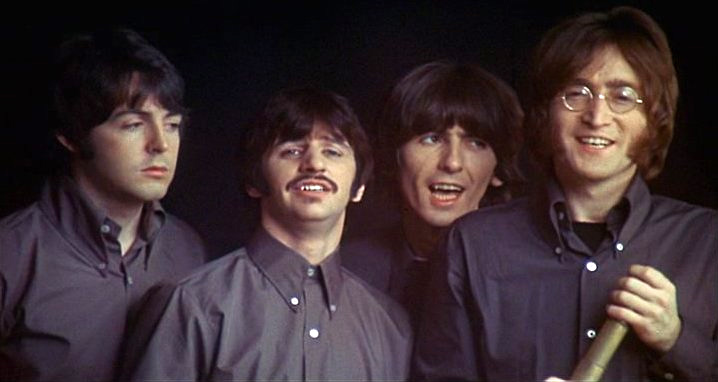
%> input picture group_photos/Beatles.jpg, 718 x 382 px; its folder holds only this picture in this run
$ octave test_query_face.m   (GNU Octave 9; MATLAB toolbox functions it lacks are replaced by stand-ins)
%> lines starting %> are read from the running program, lines starting %| are printed output that depends on the picture
% test query_face
% obtain test samples from image
groupimages = dir('group_photos');
i_gimg = 3;
colorimg = imread(strcat('group_photos/',groupimages(i_gimg).name));
%> colorimg is the input picture: size 382x718x3 uint8; mean R, G, B 60.5, 45.7, 49.6
gimage = squeeze(mean(colorimg,3)); % mean along r,g,b channels
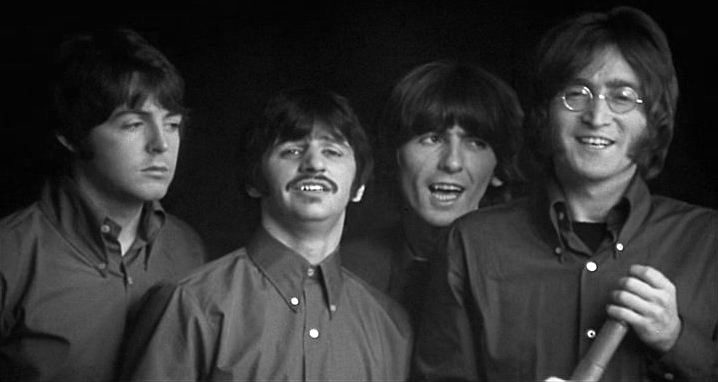
%> gimage: size 382x718 double; min 0, max 255, mean 51.9
figure; imagesc(gimage);
%> after `imagesc(gimage)`:
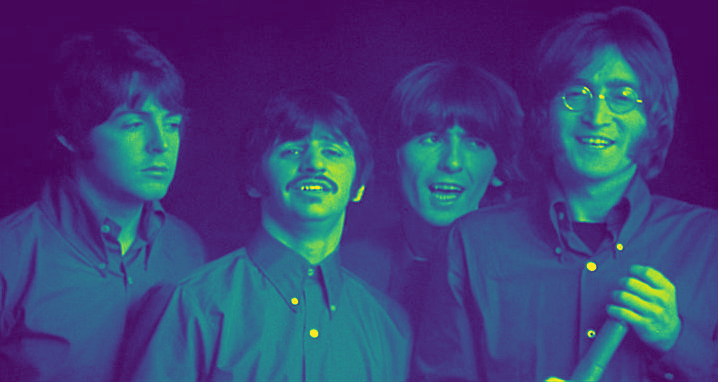
%> displayed picture: size 382x718x3, on the screen's scale of 0 to 255; mean R, G, B 63.3, 63.9, 120.6

%> (the run ends here)

$ run again, on group_photos/Big_3.jpg
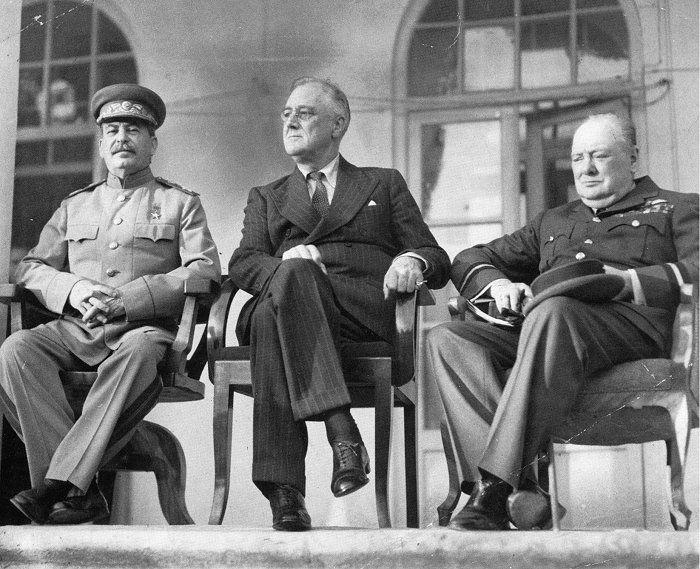
%> input picture group_photos/Big_3.jpg, 700 x 569 px
%> colorimg is the input picture: size 569x700 uint8; min 0, max 255, mean 124.5
%> `imagesc(gimage)`:
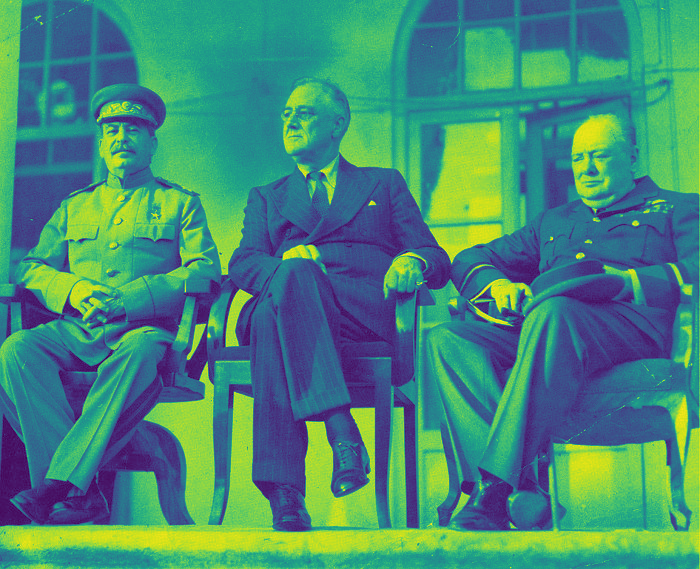
%> displayed picture: size 569x700x3, on the screen's scale of 0 to 255; mean R, G, B 69.7, 137.3, 119.5

$ run again, on group_photos/G8.jpg
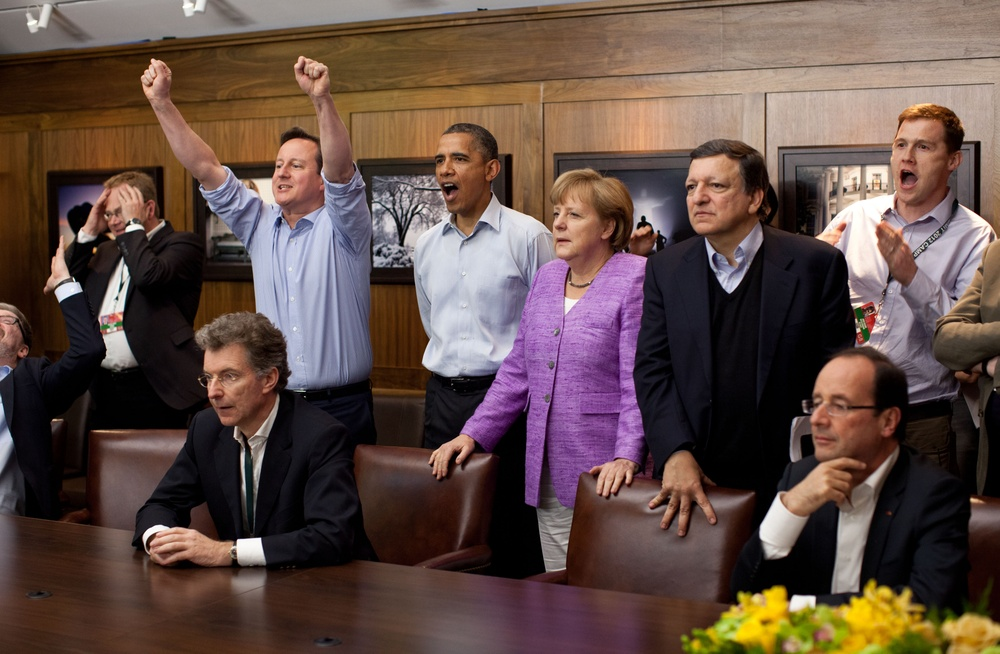
%> input picture group_photos/G8.jpg, 1000 x 654 px, shrunk from 4021 x 2629 before the run
%> colorimg is the input picture: size 654x1000x3 uint8; mean R, G, B 97.3, 76.5, 69.5
%> `gimage = squeeze(mean(colorimg,3));`:
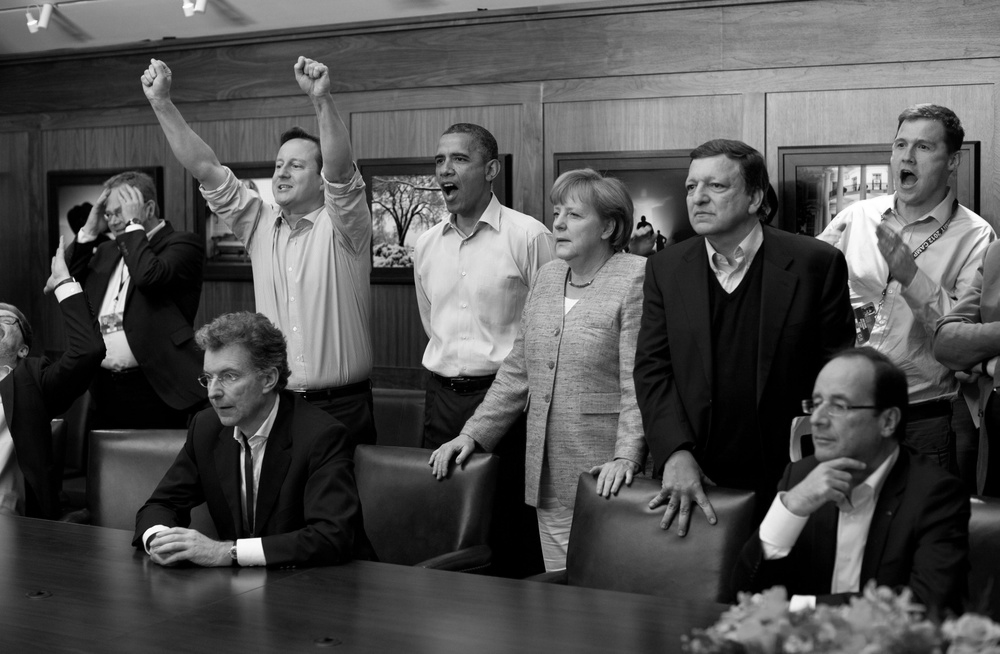
%> gimage: size 654x1000 double; min 0, max 255, mean 81.1
%> `imagesc(gimage)`:
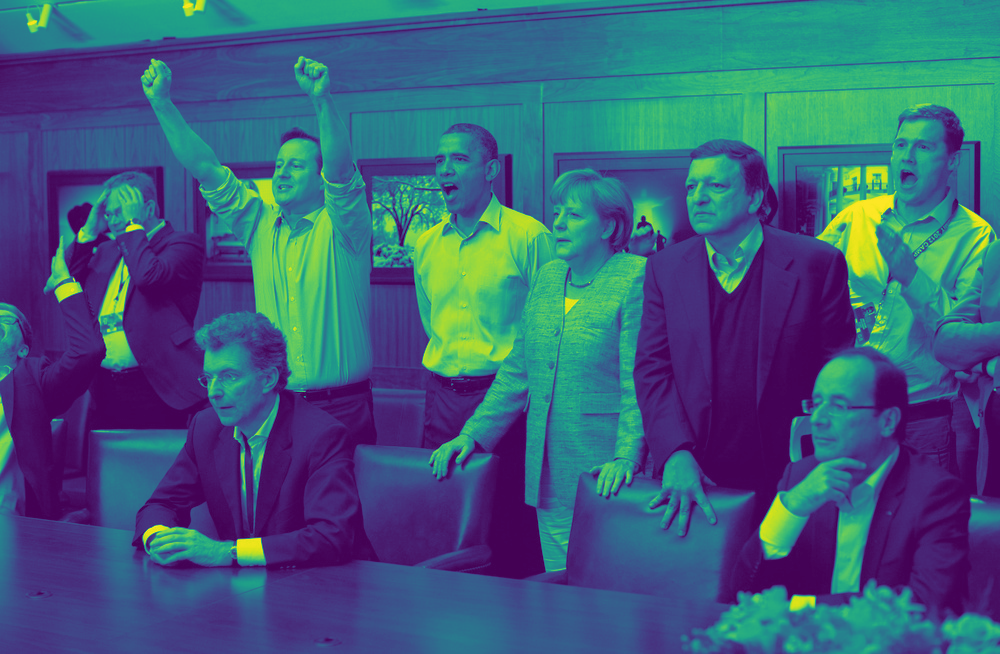
%> displayed picture: size 654x1000x3, on the screen's scale of 0 to 255; mean R, G, B 60.2, 93.9, 122.8

$ run again, on group_photos/Solvay.jpg
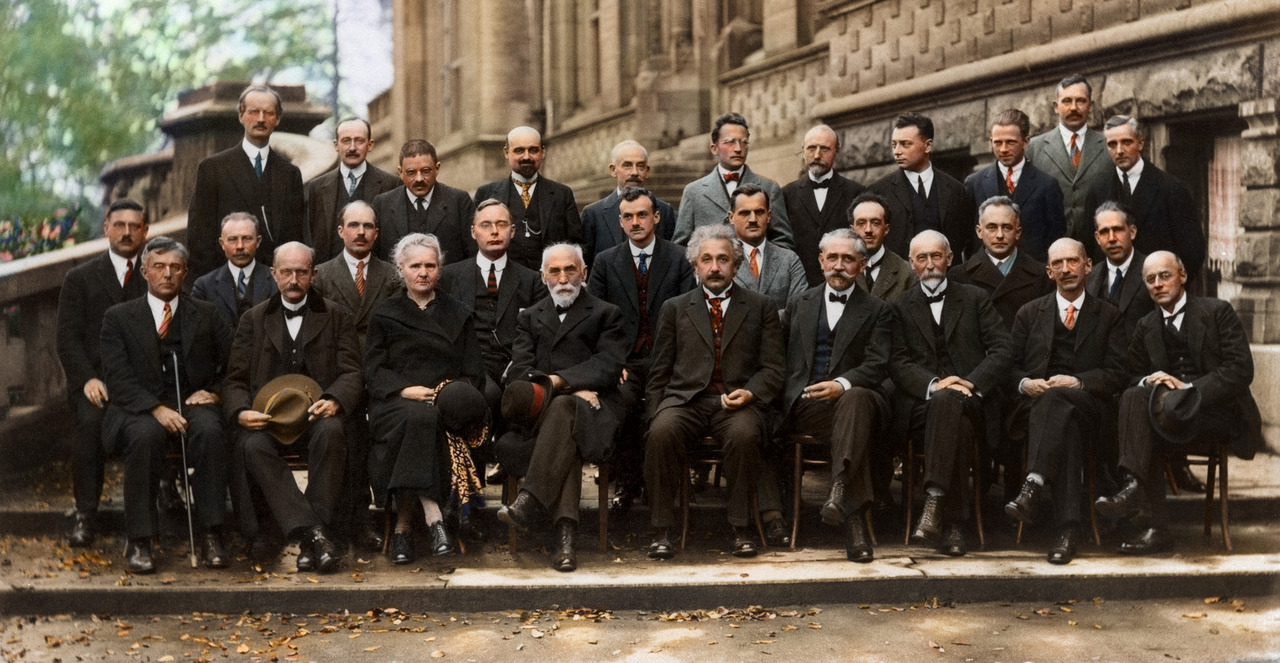
%> input picture group_photos/Solvay.jpg, 1280 x 663 px
%> colorimg is the input picture: size 663x1280x3 uint8; mean R, G, B 92, 80, 66
%> `gimage = squeeze(mean(colorimg,3));`:
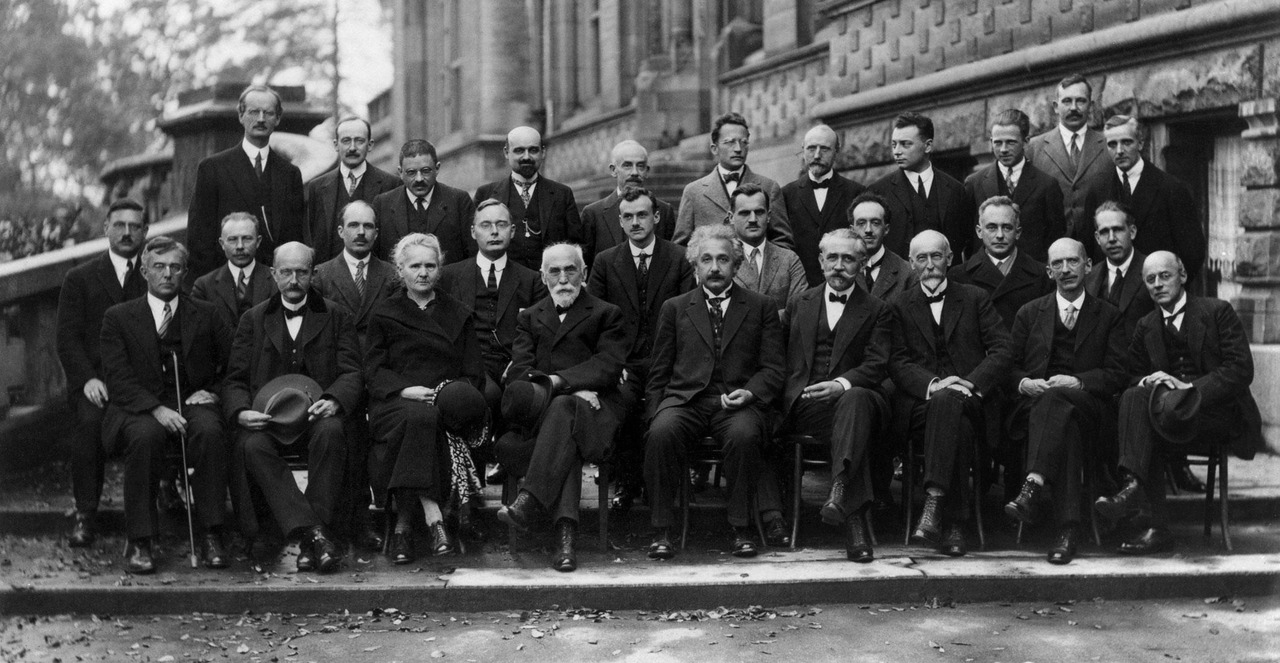
%> gimage: size 663x1280 double; min 0, max 254.3, mean 79.3
%> `imagesc(gimage)`:
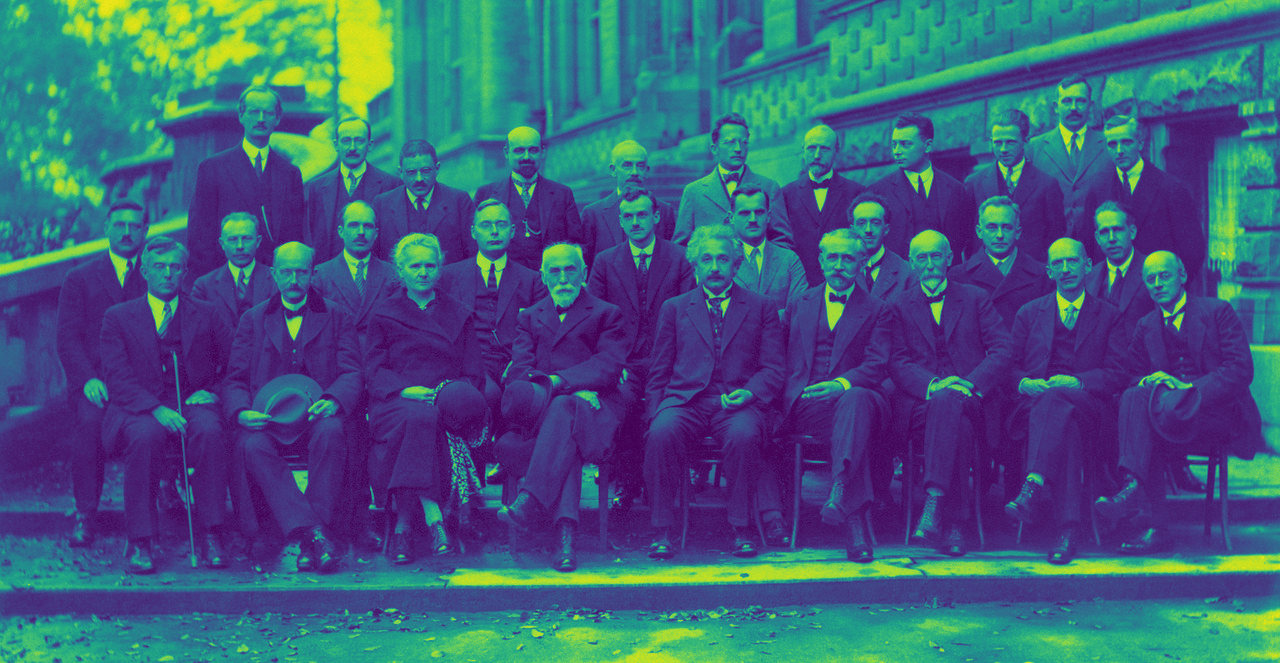
%> displayed picture: size 663x1280x3, on the screen's scale of 0 to 255; mean R, G, B 63.6, 92.3, 122.4
